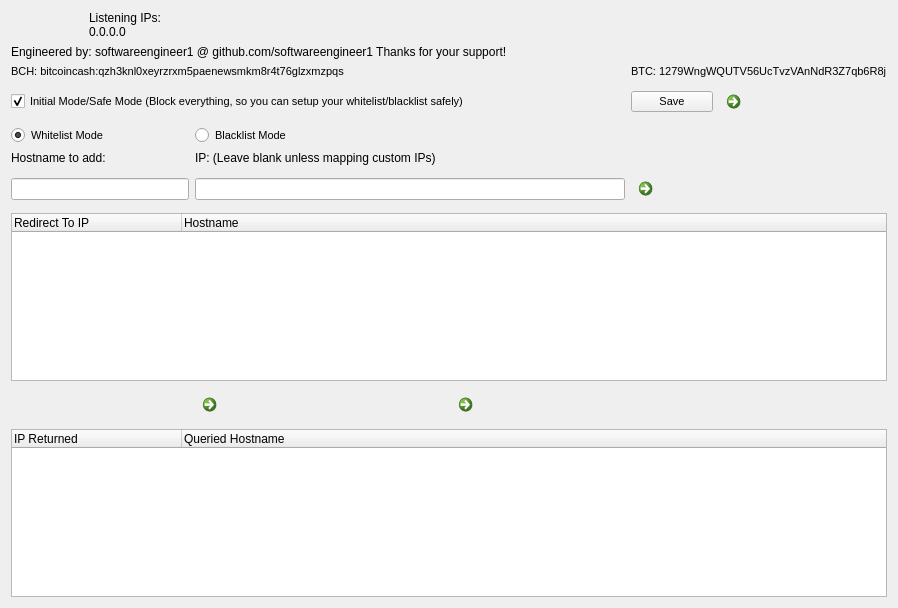
<?xml version="1.0" encoding="UTF-8"?>
<ui version="4.0">
 <class>DNSServerWindow</class>
 <widget class="QMainWindow" name="DNSServerWindow">
  <property name="geometry">
   <rect>
    <x>0</x>
    <y>0</y>
    <width>861</width>
    <height>608</height>
   </rect>
  </property>
  <property name="windowTitle">
   <string>Your Friendly DNS</string>
  </property>
  <widget class="QWidget" name="centralWidget">
   <layout class="QGridLayout" name="gridLayout">
    <item row="8" column="3">
     <widget class="QRadioButton" name="blacklistButton">
      <property name="minimumSize">
       <size>
        <width>250</width>
        <height>0</height>
       </size>
      </property>
      <property name="font">
       <font>
        <pointsize>8</pointsize>
       </font>
      </property>
      <property name="text">
       <string>Blacklist Mode</string>
      </property>
     </widget>
    </item>
    <item row="12" column="0" colspan="8">
     <widget class="QTreeWidget" name="dnslist">
      <property name="editTriggers">
       <set>QAbstractItemView::NoEditTriggers</set>
      </property>
      <property name="alternatingRowColors">
       <bool>true</bool>
      </property>
      <property name="indentation">
       <number>0</number>
      </property>
      <property name="uniformRowHeights">
       <bool>true</bool>
      </property>
      <attribute name="headerDefaultSectionSize">
       <number>170</number>
      </attribute>
      <attribute name="headerMinimumSectionSize">
       <number>150</number>
      </attribute>
      <column>
       <property name="text">
        <string>Redirect To IP</string>
       </property>
      </column>
      <column>
       <property name="text">
        <string>Hostname</string>
       </property>
      </column>
     </widget>
    </item>
    <item row="14" column="0" colspan="8">
     <widget class="QTreeWidget" name="dnsqueries">
      <property name="editTriggers">
       <set>QAbstractItemView::NoEditTriggers</set>
      </property>
      <property name="alternatingRowColors">
       <bool>true</bool>
      </property>
      <property name="indentation">
       <number>0</number>
      </property>
      <attribute name="headerCascadingSectionResizes">
       <bool>false</bool>
      </attribute>
      <attribute name="headerDefaultSectionSize">
       <number>170</number>
      </attribute>
      <attribute name="headerMinimumSectionSize">
       <number>150</number>
      </attribute>
      <column>
       <property name="text">
        <string>IP Returned</string>
       </property>
      </column>
      <column>
       <property name="text">
        <string>Queried Hostname</string>
       </property>
      </column>
     </widget>
    </item>
    <item row="2" column="6" colspan="2">
     <widget class="QLabel" name="label_2">
      <property name="font">
       <font>
        <pointsize>8</pointsize>
       </font>
      </property>
      <property name="text">
       <string>BTC: 1279WngWQUTV56UcTvzVAnNdR3Z7qb6R8j</string>
      </property>
      <property name="textInteractionFlags">
       <set>Qt::LinksAccessibleByMouse|Qt::TextSelectableByMouse</set>
      </property>
     </widget>
    </item>
    <item row="0" column="7">
     <widget class="QLabel" name="label_3">
      <property name="sizePolicy">
       <sizepolicy hsizetype="Minimum" vsizetype="Minimum">
        <horstretch>0</horstretch>
        <verstretch>0</verstretch>
       </sizepolicy>
      </property>
      <property name="text">
       <string/>
      </property>
      <property name="pixmap">
       <pixmap resource="images.qrc">:/images/newBTCaddr_small.png</pixmap>
      </property>
      <property name="scaledContents">
       <bool>false</bool>
      </property>
     </widget>
    </item>
    <item row="2" column="0" colspan="4">
     <widget class="QLabel" name="label_4">
      <property name="font">
       <font>
        <pointsize>8</pointsize>
       </font>
      </property>
      <property name="text">
       <string>BCH: bitcoincash:qzh3knl0xeyrzrxm5paenewsmkm8r4t76glzxmzpqs</string>
      </property>
      <property name="textInteractionFlags">
       <set>Qt::LinksAccessibleByMouse|Qt::TextSelectableByMouse</set>
      </property>
     </widget>
    </item>
    <item row="0" column="0">
     <widget class="QLabel" name="label_5">
      <property name="text">
       <string/>
      </property>
      <property name="pixmap">
       <pixmap resource="images.qrc">:/images/newBCHaddr_small.png</pixmap>
      </property>
     </widget>
    </item>
    <item row="11" column="3" colspan="3">
     <widget class="QLineEdit" name="ipEdit"/>
    </item>
    <item row="11" column="0" colspan="3">
     <widget class="QLineEdit" name="hostnameEdit"/>
    </item>
    <item row="9" column="0" colspan="2">
     <widget class="QLabel" name="hostnameLabel">
      <property name="text">
       <string>Hostname to add:</string>
      </property>
     </widget>
    </item>
    <item row="6" column="0" colspan="5">
     <widget class="QCheckBox" name="initialMode">
      <property name="font">
       <font>
        <pointsize>8</pointsize>
       </font>
      </property>
      <property name="text">
       <string>Initial Mode/Safe Mode (Block everything, so you can setup your whitelist/blacklist safely)</string>
      </property>
      <property name="checked">
       <bool>true</bool>
      </property>
     </widget>
    </item>
    <item row="0" column="1" colspan="2">
     <widget class="QLabel" name="listeningIPs">
      <property name="text">
       <string>Listening IPs: 0.0.0.0</string>
      </property>
      <property name="alignment">
       <set>Qt::AlignLeading|Qt::AlignLeft|Qt::AlignTop</set>
      </property>
      <property name="wordWrap">
       <bool>true</bool>
      </property>
      <property name="textInteractionFlags">
       <set>Qt::LinksAccessibleByMouse|Qt::TextSelectableByMouse</set>
      </property>
     </widget>
    </item>
    <item row="9" column="3" colspan="5">
     <widget class="QLabel" name="label">
      <property name="text">
       <string>IP: (Leave blank unless mapping custom IPs)</string>
      </property>
     </widget>
    </item>
    <item row="1" column="0" colspan="6">
     <widget class="QLabel" name="label_7">
      <property name="text">
       <string>Engineered by: softwareengineer1 @ github.com/softwareengineer1 Thanks for your support!</string>
      </property>
     </widget>
    </item>
    <item row="13" column="4">
     <widget class="QCommandLinkButton" name="removeButton">
      <property name="text">
       <string/>
      </property>
      <property name="icon">
       <iconset resource="images.qrc">
        <normaloff>:/images/minus.png</normaloff>:/images/minus.png</iconset>
      </property>
     </widget>
    </item>
    <item row="11" column="6" colspan="2">
     <widget class="QCommandLinkButton" name="firstAddButton">
      <property name="text">
       <string/>
      </property>
      <property name="icon">
       <iconset resource="images.qrc">
        <normaloff>:/images/plus.png</normaloff>:/images/plus.png</iconset>
      </property>
     </widget>
    </item>
    <item row="13" column="3">
     <widget class="QCommandLinkButton" name="secondAddButton">
      <property name="text">
       <string/>
      </property>
      <property name="icon">
       <iconset resource="images.qrc">
        <normaloff>:/images/plus.png</normaloff>:/images/plus.png</iconset>
      </property>
     </widget>
    </item>
    <item row="8" column="0" colspan="2">
     <widget class="QRadioButton" name="whitelistButton">
      <property name="minimumSize">
       <size>
        <width>150</width>
        <height>0</height>
       </size>
      </property>
      <property name="font">
       <font>
        <pointsize>8</pointsize>
       </font>
      </property>
      <property name="text">
       <string>Whitelist Mode</string>
      </property>
      <property name="checked">
       <bool>true</bool>
      </property>
     </widget>
    </item>
    <item row="0" column="3" colspan="2">
     <widget class="QLabel" name="label_6">
      <property name="text">
       <string/>
      </property>
      <property name="pixmap">
       <pixmap resource="images.qrc">:/images/YFD.png</pixmap>
      </property>
     </widget>
    </item>
    <item row="6" column="7">
     <widget class="QCommandLinkButton" name="settingsButton">
      <property name="text">
       <string/>
      </property>
      <property name="icon">
       <iconset resource="images.qrc">
        <normaloff>:/images/gear.gif</normaloff>:/images/gear.gif</iconset>
      </property>
     </widget>
    </item>
    <item row="6" column="6">
     <widget class="QPushButton" name="saveButton">
      <property name="font">
       <font>
        <pointsize>8</pointsize>
       </font>
      </property>
      <property name="text">
       <string>Save</string>
      </property>
     </widget>
    </item>
   </layout>
  </widget>
 </widget>
 <layoutdefault spacing="6" margin="11"/>
 <tabstops>
  <tabstop>hostnameEdit</tabstop>
  <tabstop>ipEdit</tabstop>
  <tabstop>dnslist</tabstop>
  <tabstop>dnsqueries</tabstop>
  <tabstop>initialMode</tabstop>
 </tabstops>
 <resources>
  <include location="images.qrc"/>
 </resources>
 <connections/>
</ui>
